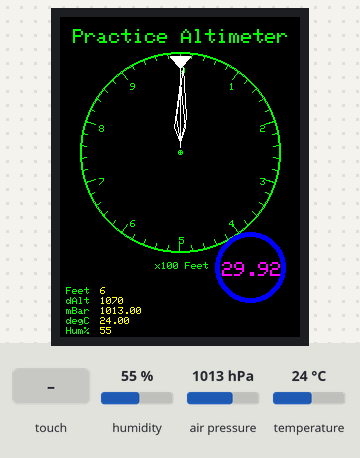
The sketch below on a simulated Arduino Uno, built with avr-gcc and run on an emulated ATmega328P. Parts: 240×320 colour display. Inputs (shaded band) come from the test bench; at power-on: humidity 55 %, air pressure 1013 hPa, temperature 24 °C.

Above: at 1.4 s.
1.5 s: touch panel pressed at 13 % / 70 % of its raw x / y range
At 2.4 s:
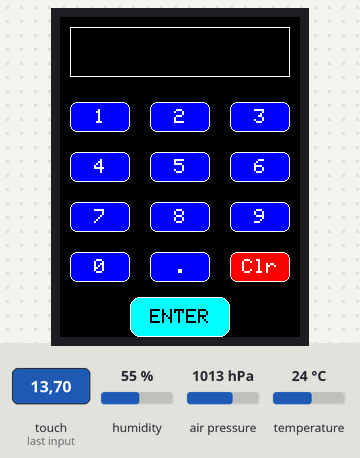
3.3 s: touch panel pressed at 38 % / 90 % of its raw x / y range
At 4.1 s:
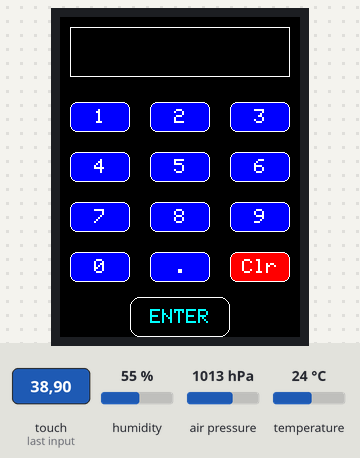
Timing chart, 0 to 6.3 s (numbered marks = the images above; inputs shaded):
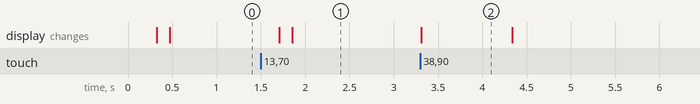

The sketch:

bme280_ili9341_altimeter_i2c_revA.ino
```cpp
// (licence header left out)
#include <Arduino.h>

// **** IF USING THE LCD BREAKOUT BOARD, COMMENT OUT THIS NEXT LINE. ****
// **** IF USING THE LCD SHIELD, LEAVE THE LINE ENABLED:             ****
#define USE_ADAFRUIT_SHIELD_PINOUT 1
#include <Adafruit_GFX.h>
#include <MCUFRIEND_kbv.h>
MCUFRIEND_kbv tft;
#include <TouchScreen.h>
#define MINPRESSURE 200
#define MAXPRESSURE 1000

// ALL Touch panel wiring is DIFFERENT
// copy-paste results from TouchScreen_Calibr_native.ino
const int XP=8,XM=A2,YP=A3,YM=9; //240x320 ID=0x9341
const int TS_LEFT=912,TS_RT=116,TS_TOP=85,TS_BOT=903;

TouchScreen ts = TouchScreen(XP, YP, XM, YM, 300);

Adafruit_GFX_Button enter_btn;

// Assign human-readable names to some common 16-bit color values:
#define BLACK   0x0000
#define BLUE    0x001F
#define RED     0xF800
#define GREEN   0x07E0
#define CYAN    0x07FF
#define MAGENTA 0xF81F
#define YELLOW  0xFFE0
#define WHITE   0xFFFF

#undef FLIP_180
//#define FLIP_180 1
int pixel_x, pixel_y, pixel_z;     //Touch_getXY() updates global vars
bool Touch_getXY(void)
{
    TSPoint p = ts.getPoint();
    pinMode(YP, OUTPUT);      //restore shared pins
    pinMode(XM, OUTPUT);
    digitalWrite(YP, HIGH);   //because TFT control pins
    digitalWrite(XM, HIGH);
    bool pressed = (p.z > MINPRESSURE && p.z < MAXPRESSURE);
    if (pressed) {
#ifdef FLIP_180
        pixel_x = map(p.x, TS_RT, TS_LEFT, 0, tft.width());
        pixel_y = map(p.y, TS_BOT, TS_TOP, 0, tft.height());
#else
        pixel_x = map(p.x, TS_LEFT, TS_RT, 0, tft.width());
        pixel_y = map(p.y, TS_TOP, TS_BOT, 0, tft.height());
#endif
        pixel_z = p.z;
    }
    return pressed;
}

float B = 29.92 ;
int delta = 25;
int clockCenterX=120;
int clockCenterY=110+delta;

//#undef USE_BME280
#define USE_BME280 1

#include <Wire.h>
#include <Adafruit_Sensor.h>

#ifdef USE_BME280
  #include <Adafruit_BME280.h>
  Adafruit_BME280 bme ;; // I2C
#else
  #include <Adafruit_BMP280.h>
  //#include <SPI.h>
  //#define BMP_CS 19
  //Adafruit_BMP280 bmp(BMP_CS) ;; // hardware SPI
  Adafruit_BMP280 bmp ;; // I2C
#endif
/*
Uncomment Serial lines for debugging
*/
void setup() {

  //Serial.begin(9600);
#ifdef USE_BME280
  if (!bme.begin(0x76)) {
     //Serial.println("BME init failed!");
#else
  if (!bmp.begin(0x76)) {
     //Serial.println("BMP init failed!");
#endif
     while (1);
  }

  uint16_t identifier = tft.readID();
  if(identifier == 0x9341) {
    //Serial.println(F("Found ILI9341 LCD driver"));
    tft.begin(identifier);
    tft.reset();
    //Serial.println(F("Using Adafruit 2.8\" TFT Arduino Shield Pinout"));
    //Serial.print("TFT size is ");
    //Serial.print(tft.width());
    //Serial.print("x");
    //Serial.println(tft.height());
    tft.fillScreen(BLACK);
    // set orientation to portrait (0 or 2) or landscape (1 or 3)
#ifdef FLIP_180
    tft.setRotation(2);
#else
    tft.setRotation(0);
#endif
    } else {
    //Serial.print(F("Unknown LCD driver chip: "));
    //Serial.println(identifier, HEX);
    //Serial.println(F("If using the Adafruit 2.8\" TFT Arduino shield, the line:"));
    //Serial.println(F("  #define USE_ADAFRUIT_SHIELD_PINOUT"));
    //Serial.println(F("should appear in the library header (Adafruit_TFT.h)."));
    //Serial.println(F("If using the breakout board, it should NOT be #defined!"));
    //Serial.println(F("Also if using the breakout, double-check that all wiring"));
    //Serial.println(F("matches the tutorial."));
    return;
    }
  }

void drawDisplay(float B)
{
    tft.fillScreen(BLACK);
// Set up fixed text
    tft.setTextColor(GREEN,BLACK);  tft.setTextSize(2);
    tft.setCursor(13,12); tft.println("Practice Altimeter"); tft.setTextSize(1);
    tft.setCursor(0, 270); tft.println(" Feet");
    tft.setCursor(0, 280); tft.println(" dAlt");
    tft.setCursor(0, 290); tft.println(" mBar");
    tft.setCursor(0, 300); tft.println(" degC");
#ifdef USE_BME280
    tft.setCursor(0, 310); tft.println(" Hum%");
#endif

// Draw Clockface
  // first clear clock
  tft.fillCircle(clockCenterX, clockCenterY, 100, BLACK);

  for (int i=0; i<2; i++)
  {
    tft.drawCircle(clockCenterX, clockCenterY, 100-i, GREEN);
  }
  for (int i=0; i<3; i++)
  {
    tft.drawCircle(clockCenterX, clockCenterY, i, GREEN);
  }

  // Draw a small mark for 100 feet
  drawMarks();

  // Label each mark
  drawNumbs();

  // insert Kollsman knob
  tft.fillCircle(190, 225+delta, 35, BLUE);
  tft.fillCircle(190, 225+delta, 30, BLACK);
  tft.setTextColor(MAGENTA); tft.setTextSize(2);
  tft.setCursor(162, 220+delta); tft.println(B,2);
  tft.setTextColor(GREEN); tft.setTextSize(1);
  tft.setCursor(95, 220+delta); tft.println("x100 Feet");
}

void drawMarks()
{
  float x1, y1, x2, y2, h, phi;

  tft.setTextColor(GREEN); tft.setTextSize(1);

  for (int i=0; i<10; i++)
  {
    h   = i*36.0;
    phi = radians(h);

    x1= 99.0*sin(phi);
    y1=-99.0*cos(phi);
    x2= 89.0*sin(phi);
    y2=-89.0*cos(phi);

    tft.drawLine(x1+clockCenterX, y1+clockCenterY, x2+clockCenterX, y2+clockCenterY, GREEN);

  }

  for (int i=0; i<50; i++)
  {
    h   = i*7.20;
    phi = radians(h);

    x1= 99.0*sin(phi); float y1=-99.0*cos(phi);
    x2= 94.0*sin(phi); float y2=-94.0*cos(phi);

    tft.drawLine(x1+clockCenterX, y1+clockCenterY, x2+clockCenterX, y2+clockCenterY, GREEN);
  }
}

void drawNumbs()
{
  float x3, y3, h, phi;
  int j,k;

  tft.setTextColor(GREEN); tft.setTextSize(1);

  for (int i=0; i<10; i++)
  {
    h=i*36.0;
    phi = radians(h);

    j = 85.0*sin(phi)+clockCenterX;
    k =-85.0*cos(phi)+clockCenterY;

    tft.setCursor(j,k );
    tft.println(i);
  }
}

void drawit(float elev, int type)
{
  float x1, y1, x2, y2, x3, y3, x4, y4, h, phi, chi, omg;
  float tdel, p1, p2, p3, p4, x5, y5;
  if (type == 100 ) {
    h = ((int) elev % 1000 ) * 0.36;
    tdel = 8.0;
    p1 = 85.0; p2 = 10.0; p3 = 35.0;
  } else if (type == 1000) {
    h = elev * 0.036;
    tdel = 12.0;
    p1 = 70.0; p2 = 10.0; p3 = 25.0;
  } else if (type == 10000) {
    h = elev * 0.0036;
    tdel = 6.0;
    p1 = 94.0; p2 = 5.0; p3 = 96.0; p4 = 84.0;
  }

  phi = radians(h);  chi = radians(h+tdel);  omg = radians(h-tdel);

  x1= p1*sin(phi)+clockCenterX;  y1= -p1*cos(phi)+clockCenterY;
  x2= p2*sin(phi)+clockCenterX;  y2= -p2*cos(phi)+clockCenterY;
  x3= p3*sin(chi)+clockCenterX;  y3= -p3*cos(chi)+clockCenterY;
  x4= p3*sin(omg)+clockCenterX;  y4= -p3*cos(omg)+clockCenterY;

  if ( type == 10000 )
  {
    x5= p4*sin(phi)+clockCenterX;  y5=-p4*cos(phi)+clockCenterY;
    tft.drawLine(x1, y1, x2, y2, WHITE);
    tft.fillTriangle(x3, y3, x5, y5, x4, y4, WHITE);
  } else {
    tft.drawLine(x1, y1, x3, y3, WHITE);
    tft.drawLine(x3, y3, x2, y2, WHITE);
    tft.drawLine(x2, y2, x4, y4, WHITE);
    tft.drawLine(x4, y4, x1, y1, WHITE);
  }

}

#define BUTTON_X 40
#define BUTTON_Y 100
#define BUTTON_W 60
#define BUTTON_H 30
#define BUTTON_SPACING_X 20
#define BUTTON_SPACING_Y 20
#define BUTTON_TEXTSIZE 2
#define TEXT_X 10
#define TEXT_Y 10
#define TEXT_W 220
#define TEXT_H 50
#define TEXT_TSIZE 3
#define TEXT_TCOLOR MAGENTA
// the data (in Hg) stored in the textfield
#define TEXT_LEN 5
char textfield[TEXT_LEN+3] = "";
uint8_t textfield_i=0;

//Variables
Adafruit_GFX_Button buttons[12];
/* create 15 buttons, in classic candybar phone style */
char buttonlabels[12][5] = { "1", "2", "3", "4", "5", "6", "7", "8", "9", "0",".", "Clr" };
uint16_t buttoncolors[12] = {BLUE, BLUE, BLUE, BLUE, BLUE, BLUE, BLUE, BLUE, BLUE, BLUE, BLUE, RED};

float H0 = 0.0, OldB;
//float T,P,H,W,QNH,PA,DA;
void loop(void)
{
     float QNH = 33.8639 * B ;
#ifdef USE_BME280
     float T = bme.readTemperature();
     float P = 0.01* bme.readPressure();
     float H = round(3.28*bme.readAltitude(QNH)) ;
     float W = bme.readHumidity();
#else
     float T = bmp.readTemperature();
     float P = 0.01* bmp.readPressure();
     float H = round(3.28*bmp.readAltitude(QNH)) ;
#endif
     float PA = H + 27.0 * (1013.00 - QNH);
     float DA = round((1.2376 * PA) + ( 118.8 * T ) - 1782.0) ;

     if ( B != OldB || H < (H0 - 1.0) || H > (H0 + 1.0) ) {
      if ( B != OldB ) {
        drawDisplay(B);
      } else {
     // first clear hands of clock and re-draw clock numbers, then hands
        tft.fillCircle(clockCenterX, clockCenterY, 88, TFT_BLACK);
        for (int i=0; i<3; i++)
        {
           tft.drawCircle(clockCenterX, clockCenterY, i, TFT_GREEN);
        }
        drawNumbs();
      }
      drawit(H, 100);
      drawit(H, 1000);
      drawit(H, 10000);
      H0 = H;
     }

     tft.setTextColor(YELLOW,BLACK); tft.setTextSize(1);
     tft.setCursor(40, 270); tft.println(H, 0);
     tft.setCursor(40, 280); tft.println(DA, 0);
     tft.setCursor(40, 290); tft.println(P, 2);
     tft.setCursor(40, 300); tft.println(T, 2);
#ifdef USE_BME280
     tft.setCursor(40, 310);  tft.println(W, 0);
#endif

     OldB = B;
     bool down = Touch_getXY();
#ifdef FLIP_180
     bool box = ( (pixel_x >= 160 && pixel_x <= 220) &&
                (  pixel_y >= 220 && pixel_y <= 280) );
#else
     bool box = ( (pixel_x >= 160 && pixel_x <= 220) &&
                (  pixel_y >= 220 && pixel_y <= 280) );
#endif
     delay(100);
     if ( down  && box )
     {
         tft.fillScreen(BLACK);
      // create buttons
         for (uint8_t row=0; row<4; row++) {
          for (uint8_t col=0; col<3; col++) {
           buttons[col + row*3].initButton(&tft, BUTTON_X+col*(BUTTON_W+BUTTON_SPACING_X),
             BUTTON_Y+row*(BUTTON_H+BUTTON_SPACING_Y),    // x, y, w, h, outline, fill, text
             BUTTON_W, BUTTON_H, WHITE, buttoncolors[col+row*3], WHITE,
             buttonlabels[col + row*3], BUTTON_TEXTSIZE);
             buttons[col + row*3].drawButton();
           }
         }
      // create 'text field'
         tft.drawRect(TEXT_X, TEXT_Y, TEXT_W, TEXT_H, WHITE);
      // create ENTER button
         enter_btn.initButton(&tft,120, 300, 100, 40, WHITE, CYAN, BLACK, "ENTER", 2);
         enter_btn.drawButton(false);
         do {
          TSPoint p = ts.getPoint();
          pinMode(YP, OUTPUT);      //restore shared pins
          pinMode(XM, OUTPUT);
          digitalWrite(YP, HIGH);   //because TFT control pins
          digitalWrite(XM, HIGH);
          if (p.z > MINPRESSURE && p.z < MAXPRESSURE) {
#ifdef FLIP_180
             p.x = map(p.x, TS_RT, TS_LEFT, 0, tft.width());
             p.y = map(p.y, TS_BOT, TS_TOP, 0, tft.height());
#else
             p.x = map(p.x, TS_LEFT, TS_RT, 0, tft.width());
             p.y = map(p.y, TS_TOP, TS_BOT, 0, tft.height());
#endif
            }
            // go thru all the buttons, checking if they were pressed
            for (uint8_t b=0; b<12; b++) {
              if (buttons[b].contains(p.x, p.y)) {
                buttons[b].press(true);  // tell the button it is pressed
              } else {
                buttons[b].press(false);  // tell the button it is NOT pressed
              }
            }
         // now we can ask the buttons if their state has changed
            for (uint8_t b=0; b<12; b++) {
             if (buttons[b].justReleased()) {
               buttons[b].drawButton();  // draw normal
             }

             if (buttons[b].justPressed()) {
               buttons[b].drawButton(true);  // draw invert!

          //   if a numberpad button, append the relevant # to the textfield
               if (b < 11) {
                 if (textfield_i < TEXT_LEN) {
                   textfield[textfield_i] = buttonlabels[b][0];
                   textfield_i++;
                   textfield[textfield_i] = 0; // zero terminate
                 }
               }

        //     clr button! delete char
               if (b == 11) {
                 textfield[textfield_i] = 0;
                 if (textfield > 0) {
                   textfield_i--;
                   textfield[textfield_i] = ' ';
                 }
               }

        //     update the current text field
               tft.setCursor(TEXT_X + 2, TEXT_Y+10);
               tft.setTextColor(TEXT_TCOLOR, WHITE);
               tft.setTextSize(TEXT_TSIZE);
               tft.print(textfield);

               delay(100); // UI debouncing
             }
            }
      //    check if enter key pressed, set B, and exit.
            enter_btn.press(down && enter_btn.contains(p.x, p.y));
            if ( enter_btn.justReleased() ) enter_btn.drawButton();
            if ( enter_btn.justPressed() ) {
              enter_btn.drawButton(true);
              B = atof ( textfield );
              if ( B >= 27.50 && B <= 31.50 )  break;
   // Since 2016 aviation altimeters restrict range from 27.50 to 31.50 in Hg
              delay( 1000 );
              for (uint8_t b=0; b<7; b++) {
                   textfield[b] = ' ';
              }
              textfield_i = 0;
              tft.fillRect(TEXT_X, TEXT_Y, TEXT_W, TEXT_H, BLACK);
              tft.drawRect(TEXT_X, TEXT_Y, TEXT_W, TEXT_H, WHITE);
              enter_btn.drawButton(false);
            }
          } while ( 1 );
     }
}
```

Measured:
- after the input at 1.5 s, the display: first changes after 0.21 s (image 1 shows a later state)
- after the input at 3.3 s, the display: changes at once (image 2)
- what the display in image 2 shows lasts 1.0 s, from 3.3 s to 4.3 s
